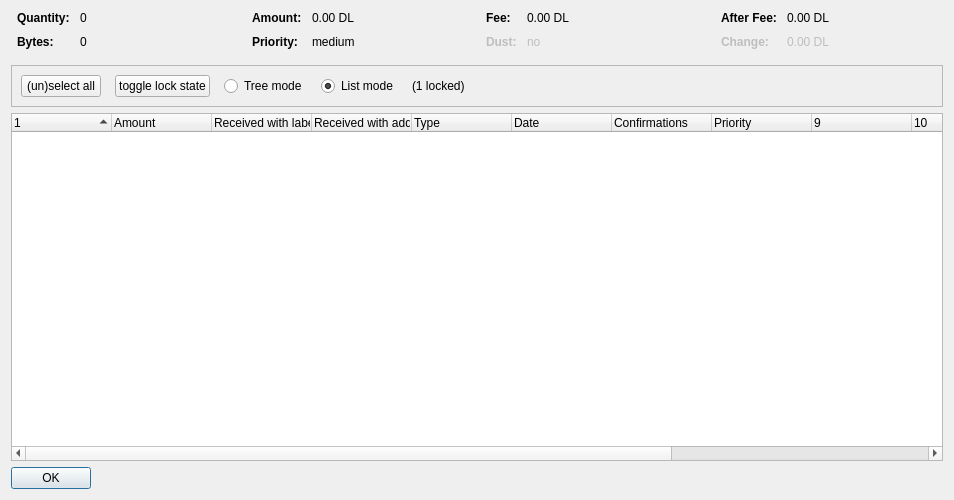
<?xml version="1.0" encoding="UTF-8"?>
<ui version="4.0">
 <class>CoinControlDialog</class>
 <widget class="QDialog" name="CoinControlDialog">
  <property name="geometry">
   <rect>
    <x>0</x>
    <y>0</y>
    <width>954</width>
    <height>500</height>
   </rect>
  </property>
  <property name="windowTitle">
   <string>Coin Selection</string>
  </property>
  <layout class="QVBoxLayout" name="verticalLayout">
   <item>
    <layout class="QHBoxLayout" name="horizontalLayoutTop" stretch="0,0,0,0">
     <property name="topMargin">
      <number>0</number>
     </property>
     <property name="bottomMargin">
      <number>10</number>
     </property>
     <item>
      <layout class="QFormLayout" name="formLayoutCoinControl1">
       <property name="horizontalSpacing">
        <number>10</number>
       </property>
       <property name="verticalSpacing">
        <number>10</number>
       </property>
       <property name="leftMargin">
        <number>6</number>
       </property>
       <property name="rightMargin">
        <number>6</number>
       </property>
       <item row="0" column="0">
        <widget class="QLabel" name="labelCoinControlQuantityText">
         <property name="font">
          <font>
           <weight>75</weight>
           <bold>true</bold>
          </font>
         </property>
         <property name="text">
          <string>Quantity:</string>
         </property>
        </widget>
       </item>
       <item row="0" column="1">
        <widget class="QLabel" name="labelCoinControlQuantity">
         <property name="cursor">
          <cursorShape>IBeamCursor</cursorShape>
         </property>
         <property name="contextMenuPolicy">
          <enum>Qt::ActionsContextMenu</enum>
         </property>
         <property name="text">
          <string notr="true">0</string>
         </property>
         <property name="textInteractionFlags">
          <set>Qt::LinksAccessibleByMouse|Qt::TextSelectableByKeyboard|Qt::TextSelectableByMouse</set>
         </property>
        </widget>
       </item>
       <item row="1" column="0">
        <widget class="QLabel" name="labelCoinControlBytesText">
         <property name="font">
          <font>
           <weight>75</weight>
           <bold>true</bold>
          </font>
         </property>
         <property name="text">
          <string>Bytes:</string>
         </property>
        </widget>
       </item>
       <item row="1" column="1">
        <widget class="QLabel" name="labelCoinControlBytes">
         <property name="cursor">
          <cursorShape>IBeamCursor</cursorShape>
         </property>
         <property name="contextMenuPolicy">
          <enum>Qt::ActionsContextMenu</enum>
         </property>
         <property name="text">
          <string notr="true">0</string>
         </property>
         <property name="textInteractionFlags">
          <set>Qt::LinksAccessibleByMouse|Qt::TextSelectableByKeyboard|Qt::TextSelectableByMouse</set>
         </property>
        </widget>
       </item>
      </layout>
     </item>
     <item>
      <layout class="QFormLayout" name="formLayoutCoinControl2">
       <property name="horizontalSpacing">
        <number>10</number>
       </property>
       <property name="verticalSpacing">
        <number>10</number>
       </property>
       <property name="leftMargin">
        <number>6</number>
       </property>
       <property name="rightMargin">
        <number>6</number>
       </property>
       <item row="0" column="0">
        <widget class="QLabel" name="labelCoinControlAmountText">
         <property name="font">
          <font>
           <weight>75</weight>
           <bold>true</bold>
          </font>
         </property>
         <property name="text">
          <string>Amount:</string>
         </property>
        </widget>
       </item>
       <item row="0" column="1">
        <widget class="QLabel" name="labelCoinControlAmount">
         <property name="cursor">
          <cursorShape>IBeamCursor</cursorShape>
         </property>
         <property name="contextMenuPolicy">
          <enum>Qt::ActionsContextMenu</enum>
         </property>
         <property name="text">
          <string notr="true">0.00 DL</string>
         </property>
         <property name="textInteractionFlags">
          <set>Qt::LinksAccessibleByMouse|Qt::TextSelectableByKeyboard|Qt::TextSelectableByMouse</set>
         </property>
        </widget>
       </item>
       <item row="1" column="0">
        <widget class="QLabel" name="labelCoinControlPriorityText">
         <property name="font">
          <font>
           <weight>75</weight>
           <bold>true</bold>
          </font>
         </property>
         <property name="text">
          <string>Priority:</string>
         </property>
        </widget>
       </item>
       <item row="1" column="1">
        <widget class="QLabel" name="labelCoinControlPriority">
         <property name="cursor">
          <cursorShape>IBeamCursor</cursorShape>
         </property>
         <property name="contextMenuPolicy">
          <enum>Qt::ActionsContextMenu</enum>
         </property>
         <property name="text">
          <string>medium</string>
         </property>
         <property name="textInteractionFlags">
          <set>Qt::LinksAccessibleByMouse|Qt::TextSelectableByKeyboard|Qt::TextSelectableByMouse</set>
         </property>
        </widget>
       </item>
      </layout>
     </item>
     <item>
      <layout class="QFormLayout" name="formLayoutCoinControl3">
       <property name="horizontalSpacing">
        <number>10</number>
       </property>
       <property name="verticalSpacing">
        <number>10</number>
       </property>
       <property name="leftMargin">
        <number>6</number>
       </property>
       <property name="rightMargin">
        <number>6</number>
       </property>
       <item row="0" column="0">
        <widget class="QLabel" name="labelCoinControlFeeText">
         <property name="font">
          <font>
           <weight>75</weight>
           <bold>true</bold>
          </font>
         </property>
         <property name="text">
          <string>Fee:</string>
         </property>
        </widget>
       </item>
       <item row="0" column="1">
        <widget class="QLabel" name="labelCoinControlFee">
         <property name="cursor">
          <cursorShape>IBeamCursor</cursorShape>
         </property>
         <property name="contextMenuPolicy">
          <enum>Qt::ActionsContextMenu</enum>
         </property>
         <property name="text">
          <string notr="true">0.00 DL</string>
         </property>
         <property name="textInteractionFlags">
          <set>Qt::LinksAccessibleByMouse|Qt::TextSelectableByKeyboard|Qt::TextSelectableByMouse</set>
         </property>
        </widget>
       </item>
       <item row="1" column="0">
        <widget class="QLabel" name="labelCoinControlLowOutputText">
         <property name="enabled">
          <bool>false</bool>
         </property>
         <property name="font">
          <font>
           <weight>75</weight>
           <bold>true</bold>
          </font>
         </property>
         <property name="text">
          <string>Dust:</string>
         </property>
        </widget>
       </item>
       <item row="1" column="1">
        <widget class="QLabel" name="labelCoinControlLowOutput">
         <property name="enabled">
          <bool>false</bool>
         </property>
         <property name="cursor">
          <cursorShape>IBeamCursor</cursorShape>
         </property>
         <property name="contextMenuPolicy">
          <enum>Qt::ActionsContextMenu</enum>
         </property>
         <property name="text">
          <string>no</string>
         </property>
         <property name="textInteractionFlags">
          <set>Qt::LinksAccessibleByMouse|Qt::TextSelectableByKeyboard|Qt::TextSelectableByMouse</set>
         </property>
        </widget>
       </item>
      </layout>
     </item>
     <item>
      <layout class="QFormLayout" name="formLayoutCoinControl4">
       <property name="horizontalSpacing">
        <number>10</number>
       </property>
       <property name="verticalSpacing">
        <number>10</number>
       </property>
       <property name="leftMargin">
        <number>6</number>
       </property>
       <property name="rightMargin">
        <number>6</number>
       </property>
       <item row="0" column="0">
        <widget class="QLabel" name="labelCoinControlAfterFeeText">
         <property name="font">
          <font>
           <weight>75</weight>
           <bold>true</bold>
          </font>
         </property>
         <property name="text">
          <string>After Fee:</string>
         </property>
        </widget>
       </item>
       <item row="0" column="1">
        <widget class="QLabel" name="labelCoinControlAfterFee">
         <property name="cursor">
          <cursorShape>IBeamCursor</cursorShape>
         </property>
         <property name="contextMenuPolicy">
          <enum>Qt::ActionsContextMenu</enum>
         </property>
         <property name="text">
          <string notr="true">0.00 DL</string>
         </property>
         <property name="textInteractionFlags">
          <set>Qt::LinksAccessibleByMouse|Qt::TextSelectableByKeyboard|Qt::TextSelectableByMouse</set>
         </property>
        </widget>
       </item>
       <item row="1" column="0">
        <widget class="QLabel" name="labelCoinControlChangeText">
         <property name="enabled">
          <bool>false</bool>
         </property>
         <property name="font">
          <font>
           <weight>75</weight>
           <bold>true</bold>
          </font>
         </property>
         <property name="text">
          <string>Change:</string>
         </property>
        </widget>
       </item>
       <item row="1" column="1">
        <widget class="QLabel" name="labelCoinControlChange">
         <property name="enabled">
          <bool>false</bool>
         </property>
         <property name="cursor">
          <cursorShape>IBeamCursor</cursorShape>
         </property>
         <property name="contextMenuPolicy">
          <enum>Qt::ActionsContextMenu</enum>
         </property>
         <property name="text">
          <string notr="true">0.00 DL</string>
         </property>
         <property name="textInteractionFlags">
          <set>Qt::LinksAccessibleByMouse|Qt::TextSelectableByKeyboard|Qt::TextSelectableByMouse</set>
         </property>
        </widget>
       </item>
      </layout>
     </item>
    </layout>
   </item>
   <item>
    <widget class="QFrame" name="frame">
     <property name="minimumSize">
      <size>
       <width>0</width>
       <height>40</height>
      </size>
     </property>
     <property name="frameShape">
      <enum>QFrame::StyledPanel</enum>
     </property>
     <property name="frameShadow">
      <enum>QFrame::Sunken</enum>
     </property>
     <layout class="QHBoxLayout" name="horizontalLayout">
      <item>
       <layout class="QHBoxLayout" name="horizontalLayoutPanel" stretch="0,0,0,0,0,0">
        <property name="spacing">
         <number>14</number>
        </property>
        <item>
         <widget class="QPushButton" name="pushButtonSelectAll">
          <property name="sizePolicy">
           <sizepolicy hsizetype="Maximum" vsizetype="Fixed">
            <horstretch>0</horstretch>
            <verstretch>0</verstretch>
           </sizepolicy>
          </property>
          <property name="text">
           <string>(un)select all</string>
          </property>
          <property name="autoDefault">
           <bool>false</bool>
          </property>
         </widget>
        </item>
        <item>
         <widget class="QPushButton" name="pushButtonToggleLock">
          <property name="sizePolicy">
           <sizepolicy hsizetype="Maximum" vsizetype="Fixed">
            <horstretch>0</horstretch>
            <verstretch>0</verstretch>
           </sizepolicy>
          </property>
          <property name="text">
           <string>toggle lock state</string>
          </property>
          <property name="autoDefault">
           <bool>false</bool>
          </property>
         </widget>
        </item>
        <item>
         <widget class="QRadioButton" name="radioTreeMode">
          <property name="sizePolicy">
           <sizepolicy hsizetype="Maximum" vsizetype="Fixed">
            <horstretch>0</horstretch>
            <verstretch>0</verstretch>
           </sizepolicy>
          </property>
          <property name="text">
           <string>Tree mode</string>
          </property>
         </widget>
        </item>
        <item>
         <widget class="QRadioButton" name="radioListMode">
          <property name="sizePolicy">
           <sizepolicy hsizetype="Maximum" vsizetype="Fixed">
            <horstretch>0</horstretch>
            <verstretch>0</verstretch>
           </sizepolicy>
          </property>
          <property name="text">
           <string>List mode</string>
          </property>
          <property name="checked">
           <bool>true</bool>
          </property>
         </widget>
        </item>
        <item>
         <widget class="QLabel" name="labelLocked">
          <property name="text">
           <string>(1 locked)</string>
          </property>
         </widget>
        </item>
        <item>
         <spacer name="horizontalSpacer">
          <property name="orientation">
           <enum>Qt::Horizontal</enum>
          </property>
          <property name="sizeHint" stdset="0">
           <size>
            <width>40</width>
            <height>20</height>
           </size>
          </property>
         </spacer>
        </item>
       </layout>
      </item>
     </layout>
    </widget>
   </item>
   <item>
    <widget class="CoinControlTreeWidget" name="treeWidget">
     <property name="contextMenuPolicy">
      <enum>Qt::CustomContextMenu</enum>
     </property>
     <property name="sortingEnabled">
      <bool>false</bool>
     </property>
     <property name="columnCount">
      <number>13</number>
     </property>
     <attribute name="headerShowSortIndicator" stdset="0">
      <bool>true</bool>
     </attribute>
     <attribute name="headerStretchLastSection">
      <bool>false</bool>
     </attribute>
     <column>
      <property name="text">
       <string/>
      </property>
     </column>
     <column>
      <property name="text">
       <string>Amount</string>
      </property>
     </column>
     <column>
      <property name="text">
       <string>Received with label</string>
      </property>
     </column>
     <column>
      <property name="text">
       <string>Received with address</string>
      </property>
     </column>
     <column>
      <property name="text">
	<string>Type</string>
      </property>
     </column>
     <column>
      <property name="text">	 
       <string>Date</string>
      </property>
     </column>
     <column>
      <property name="text">
       <string>Confirmations</string>
      </property>
      <property name="toolTip">
       <string>Confirmed</string>
      </property>
     </column>
     <column>
      <property name="text">
       <string>Priority</string>
      </property>
     </column>
     <column>
      <property name="text">
       <string/>
      </property>
     </column>
     <column>
      <property name="text">
       <string/>
      </property>
     </column>
     <column>
      <property name="text">
       <string/>
      </property>
     </column>
     <column>
      <property name="text">
       <string/>
      </property>
     </column>
     <column>
      <property name="text">
       <string/>
      </property>
     </column>
    </widget>
   </item>
   <item>
    <widget class="QDialogButtonBox" name="buttonBox">
     <property name="sizePolicy">
      <sizepolicy hsizetype="Maximum" vsizetype="Fixed">
       <horstretch>0</horstretch>
       <verstretch>0</verstretch>
      </sizepolicy>
     </property>
     <property name="orientation">
      <enum>Qt::Horizontal</enum>
     </property>
     <property name="standardButtons">
      <set>QDialogButtonBox::Ok</set>
     </property>
    </widget>
   </item>
  </layout>
 </widget>
 <customwidgets>
  <customwidget>
   <class>CoinControlTreeWidget</class>
   <extends>QTreeWidget</extends>
   <header>coincontroltreewidget.h</header>
  </customwidget>
 </customwidgets>
 <resources/>
 <connections/>
</ui>
